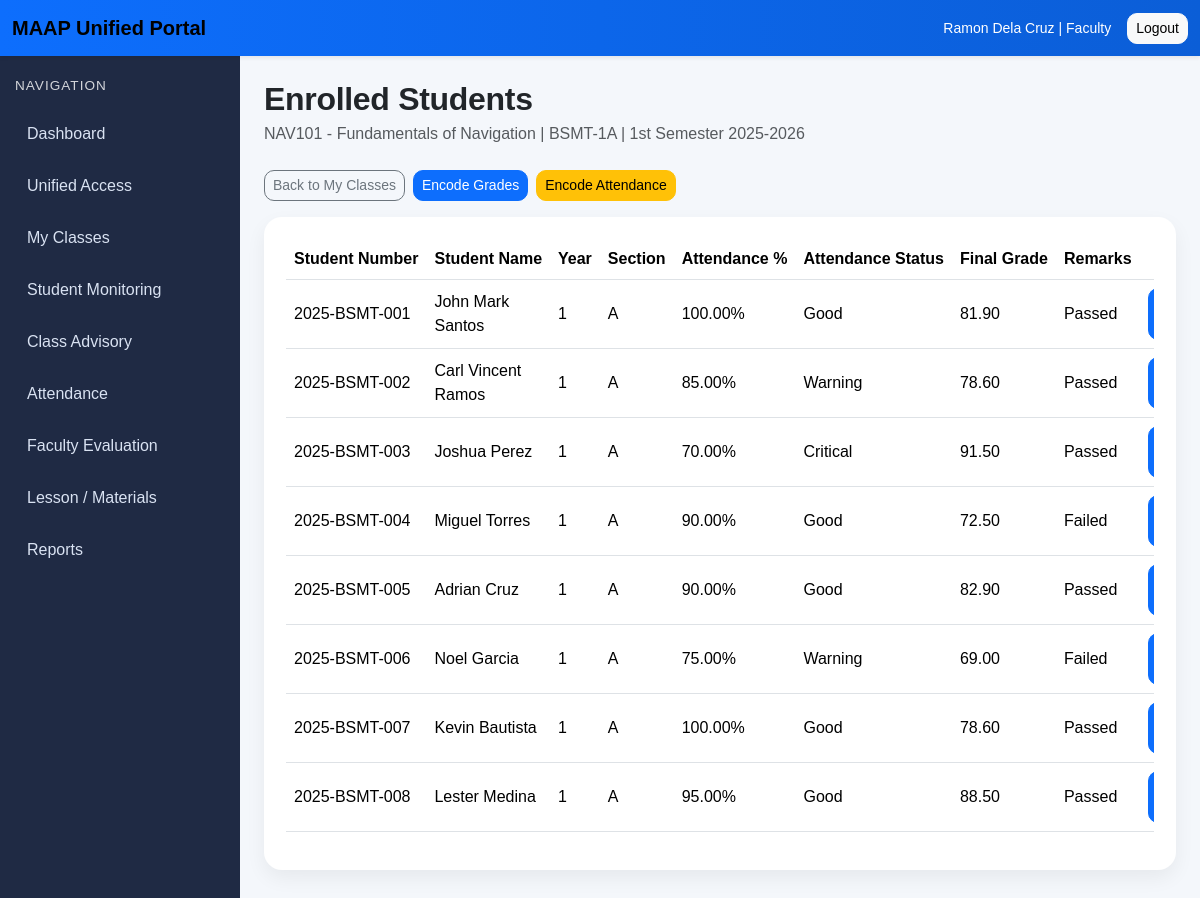
The app's page /academics/faculty/classes/1/students/ (signed in) with its own data.
### accounts/models.py (models this page shows, shortened)
class CustomUser(AbstractUser):
    ROLE_CHOICES = [
        ("admin", "Admin"),
        ("faculty", "Faculty"),
        ("student", "Student"),
    ]
    role = models.CharField(max_length=20, choices=ROLE_CHOICES, default="student")

### academics/models.py (models this page shows, shortened)
class ClassSection(models.Model):
    subject = models.ForeignKey(
        Subject,
        on_delete=models.CASCADE,
        related_name="class_sections"
    )
    faculty = models.ForeignKey(
        FacultyProfile,
        on_delete=models.SET_NULL,
        null=True,
        blank=True,
        related_name="classes_handled"
    )
    section_name = models.CharField(max_length=50)
    term = models.CharField(max_length=30)
    school_year = models.CharField(max_length=20)
    schedule = models.CharField(max_length=100, blank=True)
    room = models.CharField(max_length=50, blank=True)
    class Meta:
        ordering = ["school_year", "term", "section_name"]
        unique_together = ("subject", "section_name", "term", "school_year")

class Subject(models.Model):
    code = models.CharField(max_length=20, unique=True)
    title = models.CharField(max_length=200)
    units = models.PositiveIntegerField(default=3)
    department = models.ForeignKey(
        Department,
        on_delete=models.SET_NULL,
        null=True,
        blank=True,
        related_name="subjects"
    )
    class Meta:
        ordering = ["code"]

class Enrollment(models.Model):
    student = models.ForeignKey(
        StudentProfile,
        on_delete=models.CASCADE,
        related_name="enrollments"
    )
    class_section = models.ForeignKey(
        ClassSection,
        on_delete=models.CASCADE,
        related_name="enrollments"
    )
    enrolled_at = models.DateTimeField(auto_now_add=True)
    class Meta:
        ordering = ["student__student_number"]
        unique_together = ("student", "class_section")

class StudentProfile(models.Model):
    user = models.OneToOneField(
        settings.AUTH_USER_MODEL,
        on_delete=models.CASCADE,
        related_name="student_profile"
    )
    department = models.ForeignKey(
        Department,
        on_delete=models.SET_NULL,
        null=True,
        blank=True,
        related_name="students"
    )
    student_number = models.CharField(max_length=30, unique=True)
    year_level = models.CharField(max_length=20)
    section = models.CharField(max_length=50)
    class Meta:
        ordering = ["student_number"]

class AttendanceSummary(models.Model):
    enrollment = models.OneToOneField(
        Enrollment,
        on_delete=models.CASCADE,
        related_name="attendance_summary"
    )
    present_count = models.PositiveIntegerField(default=0)
    absent_count = models.PositiveIntegerField(default=0)
    late_count = models.PositiveIntegerField(default=0)
    attendance_percent = models.DecimalField(max_digits=5, decimal_places=2, default=0)
    status = models.CharField(max_length=20, blank=True)
    updated_at = models.DateTimeField(auto_now=True)
    class Meta:
        ordering = ["enrollment__class_section", "enrollment__student__student_number"]

class Grade(models.Model):
    enrollment = models.OneToOneField(
        Enrollment,
        on_delete=models.CASCADE,
        related_name="grade"
    )
    quiz_total = models.DecimalField(max_digits=5, decimal_places=2, default=0)
    activity_total = models.DecimalField(max_digits=5, decimal_places=2, default=0)
    exam_total = models.DecimalField(max_digits=5, decimal_places=2, default=0)
    lab_total = models.DecimalField(max_digits=5, decimal_places=2, default=0)
    attendance_score = models.DecimalField(max_digits=5, decimal_places=2, default=0)
    final_grade = models.DecimalField(max_digits=5, decimal_places=2, default=0)
    remarks = models.CharField(max_length=20, blank=True)
    updated_at = models.DateTimeField(auto_now=True)
    class Meta:
        ordering = ["enrollment__class_section", "enrollment__student__student_number"]

### academics/views.py (the view)
# urls.py: path("faculty/classes/<int:class_id>/students/", views.enrolled_student_list, name="enrolled-student-list"),
@login_required
def enrolled_student_list(request, class_id):
    if not _faculty_check(request):
        messages.error(request, "You are not authorized to access this page.")
        return redirect("role-redirect")
    faculty_profile = request.user.faculty_profile
    class_section = get_object_or_404(
        ClassSection.objects.select_related("subject", "faculty__user"),
        id=class_id,
        faculty=faculty_profile,
    )
    enrollments = (
        Enrollment.objects
        .filter(class_section=class_section)
        .select_related("student__user", "class_section")
        .order_by("student__student_number")
    )
    rows = []
    for enrollment in enrollments:
        grade = Grade.objects.filter(enrollment=enrollment).first()
        attendance = AttendanceSummary.objects.filter(enrollment=enrollment).first()
        rows.append({
            "enrollment": enrollment,
            "grade": grade,
            "attendance": attendance,
        })
    context = {
        "page_title": "Enrolled Students",
        "class_section": class_section,
        "rows": rows,
    }
    return render(request, "academics/enrolled_student_list.html", context)

### academics/views.py (called while the page is built)
def _faculty_check(request):
    if request.user.role != "faculty":
        return False
    if not hasattr(request.user, "faculty_profile"):
        return False
    return True

### templates/academics/enrolled_student_list.html (shortened to what this page needs)
{% extends "base.html" %}
{% block content %}
<div class="page-header">
    <h2 class="fw-bold mb-1">Enrolled Students</h2>
    <p class="text-muted mb-0">
        {{ class_section.subject.code }} - {{ class_section.subject.title }} |
        {{ class_section.section_name }} |
        {{ class_section.term }} {{ class_section.school_year }}
    </p>
</div>
<div class="mb-3 d-flex gap-2">
    <a href="{% url 'faculty-class-list' %}" class="btn btn-outline-secondary btn-sm">
        Back to My Classes
    </a>
    <a href="{% url 'class-grade-entry' class_section.id %}" class="btn btn-primary btn-sm">
        Encode Grades
    </a>
    <a href="{% url 'class-attendance-entry' class_section.id %}" class="btn btn-warning btn-sm">
        Encode Attendance
    </a>
</div>
<div class="section-box">
    <div class="table-responsive">
        <table class="table align-middle">
            <thead>
                <tr>
                    <th>Student Number</th>
                    <th>Student Name</th>
                    <th>Year</th>
                    <th>Section</th>
                    <th>Attendance %</th>
                    <th>Attendance Status</th>
                    <th>Final Grade</th>
                    <th>Remarks</th>
                    <th></th>
                </tr>
            </thead>
            <tbody>
                {% for row in rows %}
                <tr>
                    <td>{{ row.enrollment.student.student_number }}</td>
                    <td>{{ row.enrollment.student.user.get_full_name }}</td>
                    <td>{{ row.enrollment.student.year_level }}</td>
                    <td>{{ row.enrollment.student.section }}</td>
                    <td>
                        {% if row.attendance %}
                            {{ row.attendance.attendance_percent }}%
                        {% else %}
                            <span class="text-muted">Not yet encoded</span>
                        {% endif %}
                    </td>
                    <td>
                        {% if row.attendance %}
                            {{ row.attendance.status }}
                        {% else %}
                            <span class="text-muted">-</span>
                        {% endif %}
                    </td>
                    <td>
                        {% if row.grade %}
                            {{ row.grade.final_grade }}
                        {% else %}
                            <span class="text-muted">Not yet encoded</span>
                        {% endif %}
                    </td>
                    <td>
                        {% if row.grade %}
                            {{ row.grade.remarks }}
                        {% else %}
                            <span class="text-muted">-</span>
                        {% endif %}
                    </td>
                    <td>
                        {% if row.grade %}
                            <a href="{% url 'grade-entry' row.enrollment.id %}" class="btn btn-primary btn-sm">
                            </a>
                        {% else %}
                            <span class="text-muted">Use Encode Grades</span>
                        {% endif %}
                    </td>
                </tr>
                {% empty %}
                <tr>
                    <td colspan="9" class="text-center text-muted">No enrolled students found.</td>
                </tr>
                {% endfor %}
            </tbody>
        </table>
    </div>
</div>
{% endblock %}

### templates/base.html (shortened to what this page needs)
{% load static %}
<!DOCTYPE html>
<html lang="en">
<head>
    <link href="https://cdn.jsdelivr.net/npm/bootstrap@5.3.3/dist/css/bootstrap.min.css" rel="stylesheet">
    <link rel="stylesheet" href="{% static 'css/portal.css' %}">
</head>
<body>
{% if user.is_authenticated %}
    <nav class="navbar navbar-expand-lg portal-navbar shadow-sm">
        <div class="container-fluid">
            <a class="navbar-brand fw-bold" href="{% url 'role-redirect' %}">
                MAAP Unified Portal
            </a>
            <div class="d-flex align-items-center gap-3 ms-auto">
                <span class="text-white small">
                    {{ user.get_full_name|default:user.username }} | {{ user.role|title }}
                </span>
                <form method="post" action="{% url 'logout' %}">
                    <button type="submit" class="btn btn-light btn-sm">Logout</button>
                </form>
            </div>
        </div>
    </nav>
    <div class="portal-wrapper">
        <aside class="portal-sidebar">
            <div class="sidebar-heading">Navigation</div>
            <a href="{% url 'role-redirect' %}" class="sidebar-link">Dashboard</a>
            <a href="{% url 'unified-access' %}" class="sidebar-link">Unified Access</a>
            {% if user.role == 'admin' %}
                    <a href="{% url 'admin-faculty-list' %}" class="sidebar-link">Faculty</a>
                    <button class="sidebar-link sidebar-toggle {% if '/evaluations/' in request.path %}active{% endif %}"
                        type="button"
                        data-bs-toggle="collapse"
                        data-bs-target="#evaluationSubMenu"
                        aria-expanded="{% if '/evaluations/' in request.path %}true{% else %}false{% endif %}"
                        aria-controls="evaluationSubMenu">Evaluation<span class="sidebar-arrow">▾</span>
                    </button>
                        <div class="collapse {% if '/evaluations/' in request.path %}show{% endif %}" id="evaluationSubMenu">
                            <div class="sidebar-submenu">
                                <a href="{% url 'evaluation-input' %}" class="sidebar-sublink">Evaluation Input</a>
                                <a href="{% url 'evaluation-summary' %}" class="sidebar-sublink">Evaluation Summary</a>
                            </div>
                        </div>
                <a href="{% url 'reports-index' %}" class="sidebar-link">Reports</a>
                <a href="{% url 'forms-repository' %}" class="sidebar-link">Forms</a>
            {% elif user.role == 'faculty' %}
                <a href="{% url 'faculty-class-list' %}" class="sidebar-link">My Classes</a>
                <a href="{% url 'faculty-student-monitoring' %}" class="sidebar-link">Student Monitoring</a>
                <a href="{% url 'faculty-class-advisory' %}" class="sidebar-link">Class Advisory</a>
                <a href="{% url 'faculty-attendance-class-list' %}" class="sidebar-link">Attendance</a>
                <a href="{% url 'faculty-evaluation-dashboard' %}" class="sidebar-link">Faculty Evaluation</a>
                <a href="{% url 'lesson-materials' %}" class="sidebar-link">Lesson / Materials</a>
                <a href="{% url 'reports-index' %}" class="sidebar-link">Reports</a>
            {% endif %}
        </aside>
        <main class="portal-content">
{% else %}
    <div class="container py-5">
        <div class="row justify-content-center">
            <div class="col-md-6 col-lg-5">
{% endif %}
                {% block content %}{% endblock %}
{% if user.is_authenticated %}
        </main>
    </div>
{% else %}
            </div>
        </div>
    </div>
{% endif %}
</body>
</html>

### static/css/portal.css (style rules this page uses)
body { background-color: #f4f7fb; font-family: Arial, sans-serif; margin: 0; overflow-x: hidden; }
.portal-navbar { background: linear-gradient(90deg, #0d6efd, #0b5ed7); }
.portal-wrapper { display: flex; min-height: calc(100vh - 56px); width: 100%; max-width: 100vw; min-width: 0; overflow-x: hidden; }
.portal-sidebar { width: 240px; flex: 0 0 240px; background-color: #1f2a44; color: #ffffff; padding: 20px 15px; }
.sidebar-heading { font-size: 0.85rem; text-transform: uppercase; letter-spacing: 1px; margin-bottom: 16px; opacity: 0.8; }
.sidebar-link { display: block; color: #d9e2f2; text-decoration: none; padding: 10px 12px; margin-bottom: 8px; border-radius: 10px; transition: 0.2s ease; }
.portal-content { flex: 1 1 auto; width: calc(100vw - 240px); max-width: calc(100vw - 240px); padding: 24px; min-width: 0; overflow-x: hidden; box-sizing: border-box; }
.page-header { margin-bottom: 24px; }
.section-box { background: #ffffff; border-radius: 18px; padding: 22px; box-shadow: 0 8px 20px rgba(0, 0, 0, 0.06); }
.table th { white-space: nowrap; }
.table td { vertical-align: middle; }
.btn { border-radius: 10px; }
.page-header h2 { letter-spacing: -0.3px; }
.section-box { margin-bottom: 4px; }
.admin-dashboard *, .portal-content * { box-sizing: border-box; }

### records on screen
CustomUser: get_full_name "Ramon Dela Cruz", role "Faculty"
ClassSection: subject.code "NAV101", subject "Fundamentals of Navigation", section_name "BSMT-1A", term "1st Semester", school_year "2025-2026"
Enrollment: enrollment.student.student_number "2025-BSMT-001", enrollment.student.user.get_full_name "John Mark Santos", enrollment.student.year_level "1", enrollment.student.section "A", attendance.attendance_percent "100.00", attendance.status "Good", grade.final_grade "81.90", grade.remarks "Passed"
Enrollment: enrollment.student.student_number "2025-BSMT-002", enrollment.student.user.get_full_name "Carl Vincent Ramos", enrollment.student.year_level "1", enrollment.student.section "A", attendance.attendance_percent "85.00", attendance.status "Warning", grade.final_grade "78.60", grade.remarks "Passed"
Enrollment: enrollment.student.student_number "2025-BSMT-003", enrollment.student.user.get_full_name "Joshua Perez", enrollment.student.year_level "1", enrollment.student.section "A", attendance.attendance_percent "70.00", attendance.status "Critical", grade.final_grade "91.50", grade.remarks "Passed"
Enrollment: enrollment.student.student_number "2025-BSMT-004", enrollment.student.user.get_full_name "Miguel Torres", enrollment.student.year_level "1", enrollment.student.section "A", attendance.attendance_percent "90.00", attendance.status "Good", grade.final_grade "72.50", grade.remarks "Failed"
Enrollment: enrollment.student.student_number "2025-BSMT-005", enrollment.student.user.get_full_name "Adrian Cruz", enrollment.student.year_level "1", enrollment.student.section "A", attendance.attendance_percent "90.00", attendance.status "Good", grade.final_grade "82.90", grade.remarks "Passed"
Enrollment: enrollment.student.student_number "2025-BSMT-006", enrollment.student.user.get_full_name "Noel Garcia", enrollment.student.year_level "1", enrollment.student.section "A", attendance.attendance_percent "75.00", attendance.status "Warning", grade.final_grade "69.00", grade.remarks "Failed"
Enrollment: enrollment.student.student_number "2025-BSMT-007", enrollment.student.user.get_full_name "Kevin Bautista", enrollment.student.year_level "1", enrollment.student.section "A", attendance.attendance_percent "100.00", attendance.status "Good", grade.final_grade "78.60", grade.remarks "Passed"
Enrollment: enrollment.student.student_number "2025-BSMT-008", enrollment.student.user.get_full_name "Lester Medina", enrollment.student.year_level "1", enrollment.student.section "A", attendance.attendance_percent "95.00", attendance.status "Good", grade.final_grade "88.50", grade.remarks "Passed"
